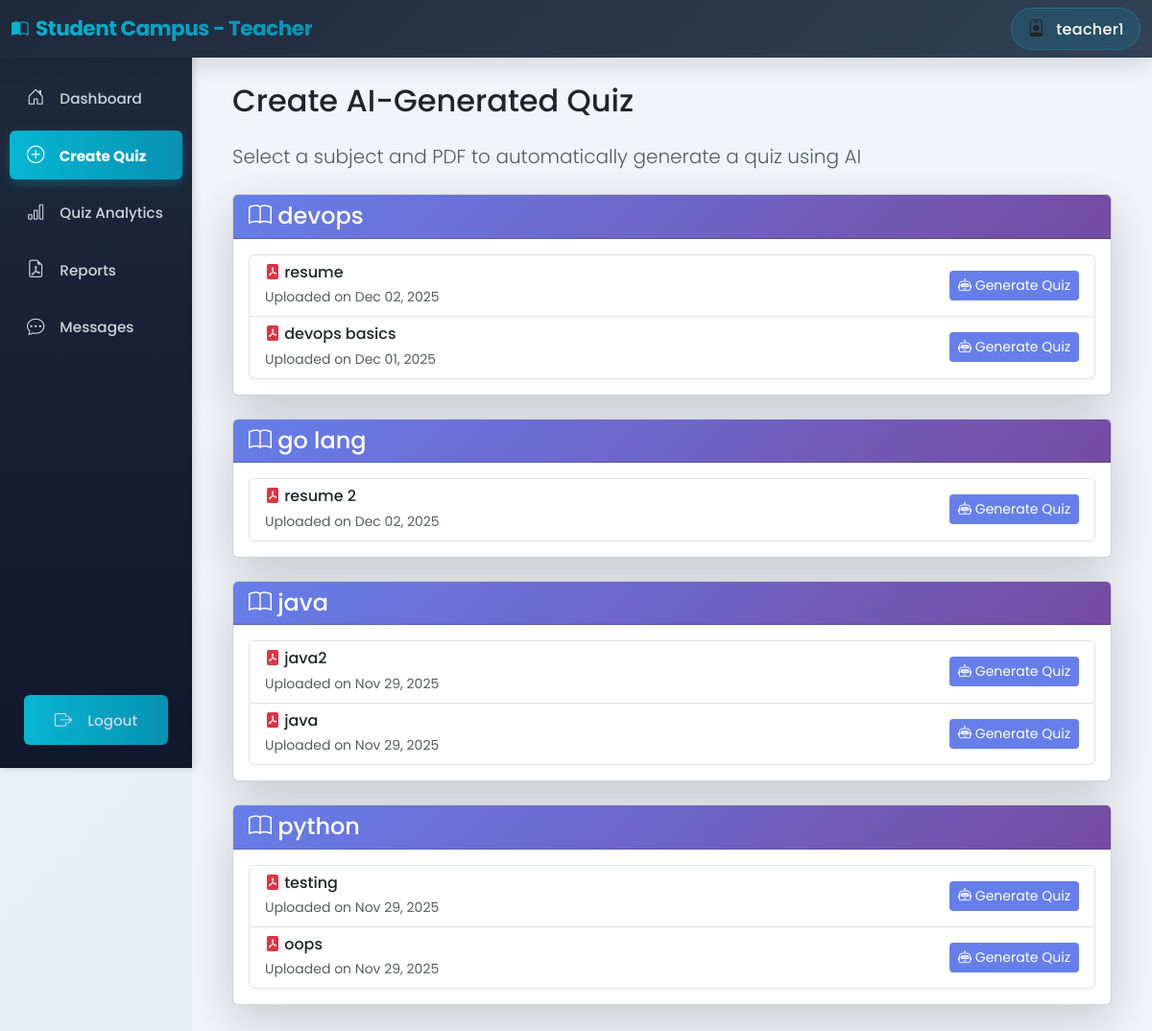
Page /teacher/quiz/create/ (signed in) on the committed database.
### authentication/models.py (models this page shows, shortened)
class User(AbstractUser):
    ROLE_CHOICES = (
        ('student', 'Student'),
        ('teacher', 'Teacher'),
    )
    role = models.CharField(max_length=10, choices=ROLE_CHOICES, default='student')
    def is_teacher(self):
        return self.role == 'teacher'

### teachers/models.py (models this page shows, shortened)
class Subject(models.Model):
    name = models.CharField(max_length=200)
    description = models.TextField(blank=True)
    teacher = models.ForeignKey(User, on_delete=models.CASCADE, related_name='subjects')
    created_at = models.DateTimeField(auto_now_add=True)
    class Meta:
        ordering = ['name']

class PDFNote(models.Model):
    subject = models.ForeignKey(Subject, on_delete=models.CASCADE, related_name='notes')
    title = models.CharField(max_length=200)
    pdf_file = models.FileField(upload_to='notes/%Y/%m/%d/')  # Now supports PDF, DOC, DOCX, PPT, PPTX
    uploaded_by = models.ForeignKey(User, on_delete=models.CASCADE)
    created_at = models.DateTimeField(auto_now_add=True)
    class Meta:
        ordering = ['-created_at']

### teachers/views.py (the view)
# urls.py: path('quiz/create/', views.create_quiz, name='create_quiz'),
@login_required
def create_quiz(request):
    if not request.user.is_teacher():
        return HttpResponseForbidden("You don't have permission to access this page.")
    subjects = Subject.objects.filter(teacher=request.user).prefetch_related('notes')
    return render(request, 'teachers/create_quiz.html', {'subjects': subjects})

### templates/teachers/create_quiz.html (shortened to what this page needs)
{% extends 'teachers/base_teacher.html' %}
{% block teacher_content %}
<div class="container">
    <h2 class="mb-4">Create AI-Generated Quiz</h2>
    <p class="lead text-muted mb-4">Select a subject and PDF to automatically generate a quiz using AI</p>
    {% if subjects %}
        {% for subject in subjects %}
            {% if subject.notes.all %}
                <div class="card shadow-lg mb-4">
                    <div class="card-header" style="background: linear-gradient(135deg, #667eea 0%, #764ba2 100%); color: white;">
                        <h4 class="mb-0"><i class="bi bi-book"></i> {{ subject.name }}</h4>
                    </div>
                    <div class="card-body">
                        <div class="list-group">
                            {% for note in subject.notes.all %}
                                <div class="list-group-item">
                                    <div class="d-flex justify-content-between align-items-center">
                                        <div>
                                            <h6 class="mb-1"><i class="bi bi-file-pdf-fill text-danger"></i> {{ note.title }}</h6>
                                            <small class="text-muted">Uploaded on {{ note.created_at|date:"M d, Y" }}</small>
                                        </div>
                                        <div>
                                            <a href="{% url 'generate_quiz' note.id %}" class="btn btn-sm" style="background-color: #667eea; color: white;">
                                                <i class="bi bi-robot"></i> Generate Quiz
                                            </a>
                                        </div>
                                    </div>
                                </div>
                            {% endfor %}
                        </div>
                    </div>
                </div>
            {% endif %}
        {% endfor %}
    {% else %}
        <div class="alert alert-info">
            <i class="bi bi-info-circle"></i> No subjects or PDFs available. Please create a subject and upload PDFs first.
        </div>
    {% endif %}
</div>
{% endblock %}

### templates/teachers/base_teacher.html (shortened to what this page needs)
<!DOCTYPE html>
<html lang="en">
<head>
    <link href="https://cdn.jsdelivr.net/npm/bootstrap@5.3.0/dist/css/bootstrap.min.css" rel="stylesheet">
    <link href="https://cdn.jsdelivr.net/npm/bootstrap-icons@1.10.0/font/bootstrap-icons.css" rel="stylesheet">
</head>
<body>
    <div class="position-fixed top-0 end-0 p-3" style="z-index: 11000;">
    </div>
    <nav class="navbar navbar-expand-lg navbar-light bg-light">
        <div class="container-fluid">
            <a class="navbar-brand fw-bold" href="{% url 'teacher_dashboard' %}">
                <i class="bi bi-book-half me-2"></i>Student Campus - Teacher
            </a>
            <div class="ms-auto d-flex align-items-center gap-3">
                <div class="user-info">
                    <i class="bi bi-person-badge me-2"></i>
                    <span>{{ user.username }}</span>
                </div>
            </div>
        </div>
    </nav>
    <div class="container-fluid">
        <div class="row">
            <div class="col-md-2 p-0">
                <div class="sidebar">
                    <nav class="nav flex-column">
                        <a class="nav-link {% if request.resolver_match.url_name == 'teacher_dashboard' %}active{% endif %}" href="{% url 'teacher_dashboard' %}">
                            <i class="bi bi-house-door"></i> Dashboard
                        </a>
                        <a class="nav-link {% if request.resolver_match.url_name == 'create_quiz' or request.resolver_match.url_name == 'generate_quiz' %}active{% endif %}" href="{% url 'create_quiz' %}">
                            <i class="bi bi-plus-circle"></i> Create Quiz
                        </a>
                        <a class="nav-link {% if request.resolver_match.url_name == 'quiz_analytics' %}active{% endif %}" href="{% url 'quiz_analytics' %}">
                            <i class="bi bi-bar-chart"></i> Quiz Analytics
                        </a>
                        <a class="nav-link {% if request.resolver_match.url_name == 'quiz_reports' %}active{% endif %}" href="{% url 'quiz_reports' %}">
                            <i class="bi bi-file-earmark-pdf"></i> Reports
                        </a>
                        <a class="nav-link {% if request.resolver_match.url_name == 'teacher_chat' or request.resolver_match.url_name == 'teacher_chat_with' %}active{% endif %}" href="{% url 'teacher_chat' %}">
                            <i class="bi bi-chat-dots"></i> Messages
                        </a>
                        <a class="nav-link logout-btn" href="{% url 'logout' %}">
                            <i class="bi bi-box-arrow-right"></i> Logout
                        </a>
                    </nav>
                </div>
            </div>
            <div class="col-md-10 p-0">
                <div class="main-content">
                    {% block teacher_content %}
                    {% endblock %}
                </div>
            </div>
        </div>
    </div>
</body>
</html>

### templates/teachers/base_teacher.html (style rules this page uses)
:root { --primary-slate: #64748B; --primary-indigo: #4F46E5; --primary-cyan: #06B6D4; --dark-navy: #1E293B; --light-bg: #F1F5F9; }
* { font-family: 'Poppins', sans-serif; }
body { background: linear-gradient(135deg, #F1F5F9 0%, #E2E8F0 100%); min-height: 100vh; padding-top: 56px; font-weight: 400; }
.navbar { position: fixed; top: 0; left: 0; right: 0; z-index: 1000; background: linear-gradient(135deg, #1E293B 0%, #334155 100%) !important; box-shadow: 0 8px 24px rgba(0, 0, 0, 0.12); border: none; backdrop-filter: blur(10px); }
.navbar-brand { color: white !important; font-weight: 800; font-size: 1.35rem; letter-spacing: -0.5px; background: linear-gradient(135deg, #06B6D4 0%, #0891B2 100%); -webkit-background-clip: text; -webkit-text-fill-color: transparent; background-clip: text; }
.navbar span { color: white; font-weight: 500; letter-spacing: 0.3px; }
.user-info { background: rgba(6, 182, 212, 0.15); padding: 8px 16px; border-radius: 25px; backdrop-filter: blur(10px); border: 1px solid rgba(6, 182, 212, 0.3); }
.navbar .bi { font-size: 1.1rem; }
.sidebar { height: calc(100vh - 56px); background: linear-gradient(180deg, #1E293B 0%, #0F172A 100%); box-shadow: 2px 0 8px rgba(0, 0, 0, 0.15); position: sticky; top: 56px; display: flex; flex-direction: column; }
.sidebar .nav { display: flex; flex-direction: column; flex: 1; padding-top: 1rem; }
.sidebar .nav-link { color: #cbd5e1; padding: 12px 18px; border-radius: 6px; margin: 4px 10px; transition: all 0.3s ease; font-size: 0.95rem; font-weight: 500; }
.sidebar .nav-link.active { background: linear-gradient(90deg, #06B6D4 0%, #0891B2 100%); color: white; font-weight: 700; box-shadow: 0 4px 12px rgba(6, 182, 212, 0.3); }
.sidebar .nav-link i { margin-right: 12px; font-size: 1.15rem; width: 20px; text-align: center; }
.logout-btn { position: absolute; bottom: 20px; left: 15px; right: 15px; background: linear-gradient(90deg, #06B6D4 0%, #0891B2 100%); color: white; border: 0; font-weight: 600; transition: all 0.3s; text-align: center; padding: 10px; border-radius: 6px; text-decoration: none; display: block; }
.main-content { background-color: #F1F5F9; min-height: 100vh; padding: 30px; }

### rows in the picture
User: username "teacher1"
Subject: name "devops"
PDFNote: title "resume", created_at "Dec 02, 2025"
PDFNote: title "devops basics", created_at "Dec 01, 2025"
Subject: name "go lang"
PDFNote: title "resume 2", created_at "Dec 02, 2025"
Subject: name "java"
PDFNote: title "java2", created_at "Nov 29, 2025"
PDFNote: title "java", created_at "Nov 29, 2025"
Subject: name "python"
PDFNote: title "testing", created_at "Nov 29, 2025"
PDFNote: title "oops", created_at "Nov 29, 2025"
